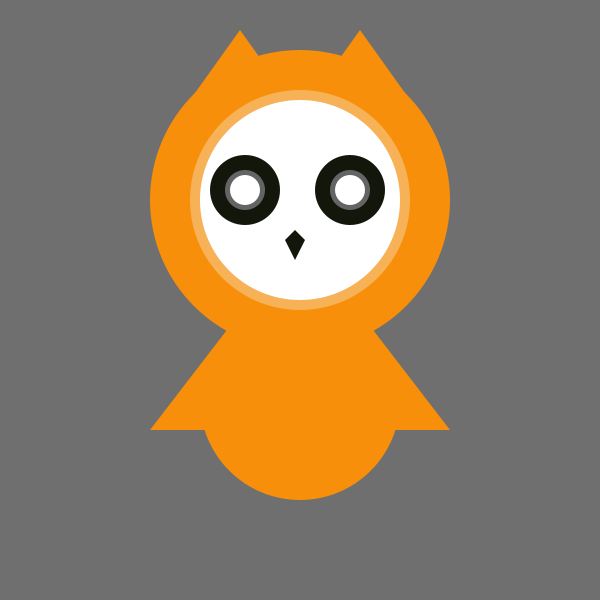
Frame 1 (no input)
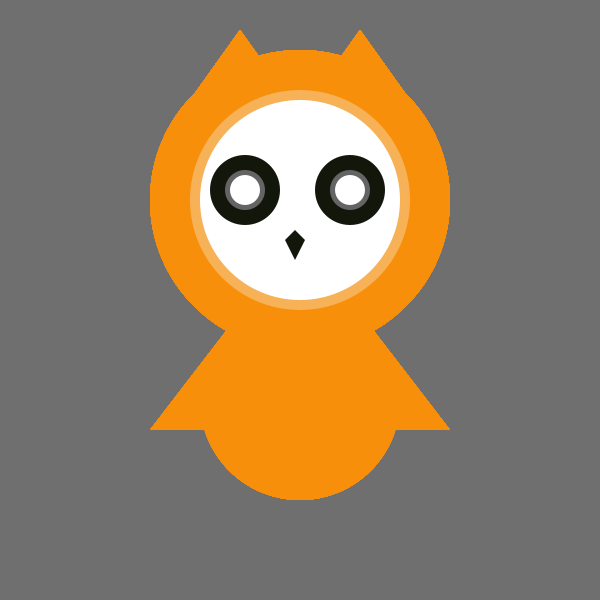
Frame 60 (the mouse pressed at the canvas centre just before this capture)
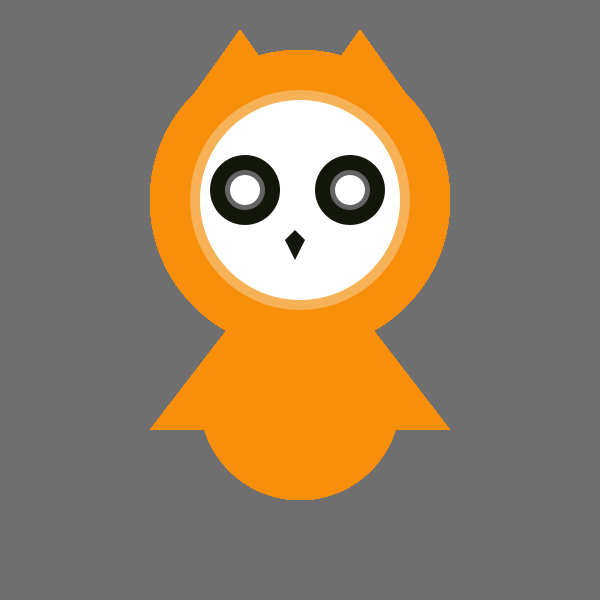
Frame 120 (the mouse held since frame 60 and released just before this capture)

The Processing sketch that drew these frames (run headless with seeded random() and noise(); from frame 60 on, the mouse is pressed at the canvas centre):

// Processing sketch: processing_109039
// ── processing_109039.pde

void setup() {
  size(600,600);
  background(111,111,111);
  smooth(); }
   
void draw() {
  println(mouseX + " : " + mouseY);

  
  /*귀*/
  
  noStroke();
  fill(247,143,11);
  triangle(190,100,290,100,240,30);
  
   noStroke();
  fill(247,143,11);
  triangle(310,100,410,100,360,30);
  
  /*몸통*/

   noStroke();
  fill(247,143,11);
  ellipse(300,400,200,200);

 
  /*얼굴*/ 
  
  noStroke();
  fill(247,143,11);
  ellipse(300,200,300,300);
  
   noStroke();
  fill(247,177,87);
  ellipse(300,200,220,220);
  
   noStroke();
  fill(1000,1000,1000);
  ellipse(300,200,200,200);
 
  
  /*왼쪽눈*/
  
  noStroke();
  fill(19,22,11);
  ellipse(245,190,70,70);
  
  noStroke();
  fill(100,100,100);
  ellipse(245,190,40,40);
  
  noStroke();
  fill(1000,1000,1000);
  ellipse(245,190,30,30);

  /*오른쪽눈*/
  
    noStroke();
  fill(19,22,11);
  ellipse(350,190,70,70);
  
  noStroke();
  fill(100,100,100);
  ellipse(350,190,40,40);
  
  noStroke();
  fill(1000,1000,1000);
  ellipse(350,190,30,30);

 /*입*/
  noStroke();
  fill(19,22,11);
  triangle(285,240,305,240,295,230);
  
  noStroke();
  fill(19,22,11);
  triangle(285,240,305,240,295,260);

 /*날개*/
 
  noStroke();
  fill(247,143,11);
  triangle(250,300,250,430,150,430);
  
  noStroke();
  fill(247,143,11);
  triangle(350,300,450,430,350,430);
 

  }
